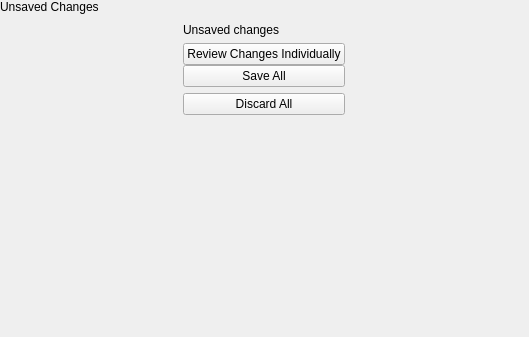
<?xml version="1.0" encoding="UTF-8"?>
<ui version="4.0">
 <class>UnsavedChangesPopover</class>
 <widget class="QWidget" name="UnsavedChangesPopover">
  <property name="geometry">
   <rect>
    <x>0</x>
    <y>0</y>
    <width>529</width>
    <height>337</height>
   </rect>
  </property>
  <property name="windowTitle">
   <string>Form</string>
  </property>
  <layout class="QVBoxLayout" name="verticalLayout">
   <property name="spacing">
    <number>0</number>
   </property>
   <property name="leftMargin">
    <number>0</number>
   </property>
   <property name="topMargin">
    <number>0</number>
   </property>
   <property name="rightMargin">
    <number>0</number>
   </property>
   <property name="bottomMargin">
    <number>0</number>
   </property>
   <item>
    <widget class="tStackedWidget" name="stackedWidget">
     <widget class="QWidget" name="unsavedChangesPage">
      <layout class="QVBoxLayout" name="verticalLayout_3">
       <property name="spacing">
        <number>0</number>
       </property>
       <property name="leftMargin">
        <number>0</number>
       </property>
       <property name="topMargin">
        <number>0</number>
       </property>
       <property name="rightMargin">
        <number>0</number>
       </property>
       <property name="bottomMargin">
        <number>0</number>
       </property>
       <item>
        <widget class="tTitleLabel" name="titleLabel">
         <property name="text">
          <string>Unsaved Changes</string>
         </property>
        </widget>
       </item>
       <item alignment="Qt::AlignHCenter">
        <widget class="QWidget" name="descriptionContainer" native="true">
         <layout class="QVBoxLayout" name="verticalLayout_2">
          <property name="spacing">
           <number>6</number>
          </property>
          <item>
           <widget class="QLabel" name="unsavedChangesLabel">
            <property name="text">
             <string notr="true">Unsaved changes</string>
            </property>
           </widget>
          </item>
          <item>
           <layout class="QVBoxLayout" name="verticalLayout_4">
            <property name="spacing">
             <number>0</number>
            </property>
            <property name="leftMargin">
             <number>0</number>
            </property>
            <property name="topMargin">
             <number>0</number>
            </property>
            <property name="rightMargin">
             <number>0</number>
            </property>
            <property name="bottomMargin">
             <number>0</number>
            </property>
            <item>
             <widget class="QPushButton" name="reviewChangesButton">
              <property name="text">
               <string>Review Changes Individually</string>
              </property>
             </widget>
            </item>
            <item>
             <widget class="QPushButton" name="saveAllChangesButton">
              <property name="text">
               <string>Save All</string>
              </property>
              <property name="icon">
               <iconset theme="document-save">
                <normaloff>.</normaloff>.</iconset>
              </property>
             </widget>
            </item>
           </layout>
          </item>
          <item>
           <widget class="QPushButton" name="discardAllChangesButton">
            <property name="text">
             <string>Discard All</string>
            </property>
            <property name="icon">
             <iconset theme="edit-delete">
              <normaloff>.</normaloff>.</iconset>
            </property>
           </widget>
          </item>
         </layout>
        </widget>
       </item>
       <item>
        <spacer name="verticalSpacer">
         <property name="orientation">
          <enum>Qt::Vertical</enum>
         </property>
         <property name="sizeHint" stdset="0">
          <size>
           <width>20</width>
           <height>190</height>
          </size>
         </property>
        </spacer>
       </item>
      </layout>
     </widget>
     <widget class="QWidget" name="reviewChangesPage"/>
    </widget>
   </item>
  </layout>
 </widget>
 <customwidgets>
  <customwidget>
   <class>tStackedWidget</class>
   <extends>QStackedWidget</extends>
   <header location="global">tstackedwidget.h</header>
   <container>1</container>
   <slots>
    <signal>switchingFrame(int)</signal>
   </slots>
  </customwidget>
  <customwidget>
   <class>tTitleLabel</class>
   <extends>QLabel</extends>
   <header location="global">ttitlelabel.h</header>
   <slots>
    <signal>backButtonClicked()</signal>
   </slots>
  </customwidget>
 </customwidgets>
 <resources/>
 <connections/>
</ui>
